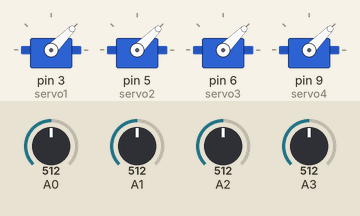
Simulated run of this sketch. Board: Arduino Uno, built with avr-gcc and run on an emulated ATmega328P. On the bench: 4 × servo. The test bench sets the inputs (shaded band); at power-on: A0 = 512, A1 = 512, A2 = 512, A3 = 512.

Above: at 1.2 s.
1.3 s: A0 set to 306
At 2.5 s:
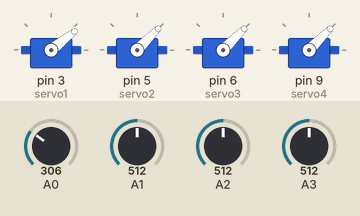
2.8 s: A1 set to 306
At 3.7 s:
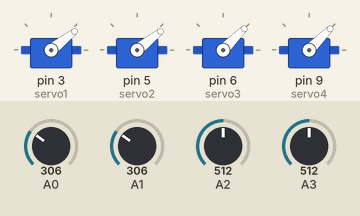
4.3 s: A2 set to 306
At 4.8 s:
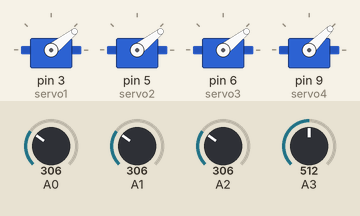
5.8 s: A3 set to 306
At 7.0 s:
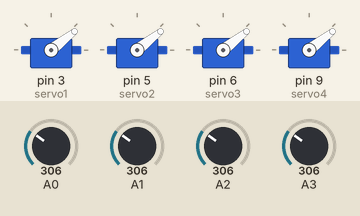
7.3 s: A0 set to 716
At 8.2 s:
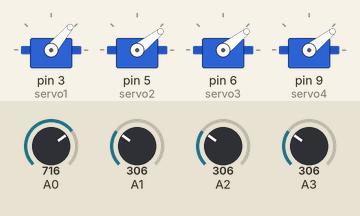
8.8 s: A1 set to 716
At 9.4 s:
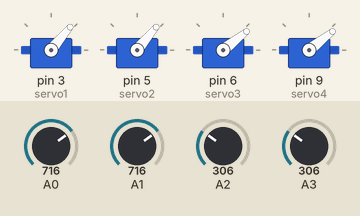
Timing chart, 0 to 11.3 s (numbered marks = the images above; inputs shaded):
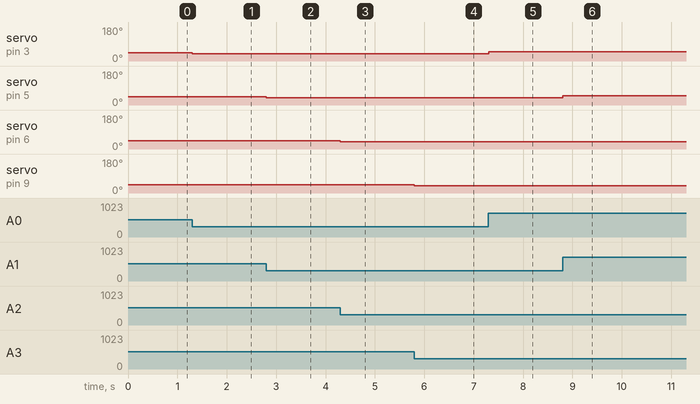

The sketch:

code.ino
```cpp
#include <Servo.h>
Servo servo1;
Servo servo2;
Servo servo3;
Servo servo4;
int pot1deger;
int pot2deger;
int pot3deger;
int pot4deger;

void setup() {
pinMode(A0,INPUT);
pinMode(3,OUTPUT);
servo1.attach(3);

pinMode(A1,INPUT);
pinMode(5,OUTPUT);
servo2.attach(5);

pinMode(A2,INPUT);
pinMode(6,OUTPUT);
servo3.attach(6);

pinMode(A3,INPUT);
pinMode(9,OUTPUT);
servo4.attach(9);
}

void loop() {
pot1deger = analogRead(A0);
pot1deger = map(pot1deger, 0, 1023,30 ,60);
servo1.write(pot1deger);


pot2deger = analogRead(A1);
pot2deger = map(pot2deger, 0 ,1023,30 ,60);
servo2.write(pot2deger);

pot3deger = analogRead(A2);
pot3deger = map(pot3deger, 0, 1023,30 ,60);
servo3.write(pot3deger);


pot4deger = analogRead(A3);
pot4deger = map(pot4deger,0, 1023,30 ,60);
servo4.write(pot4deger);

  }
```

Measured:
- after the input at 1.3 s, servo on pin 3 (servo1): 45° → 38° at once
- after the input at 2.8 s, servo on pin 5 (servo2): 45° → 38° at once
- after the input at 4.3 s, servo on pin 6 (servo3): 45° → 38° at once
- after the input at 5.8 s, servo on pin 9 (servo4): 45° → 38° at once
- after the input at 7.3 s, servo on pin 3 (servo1): 38° → 50° at once
- after the input at 8.8 s, servo on pin 5 (servo2): 38° → 50° at once
